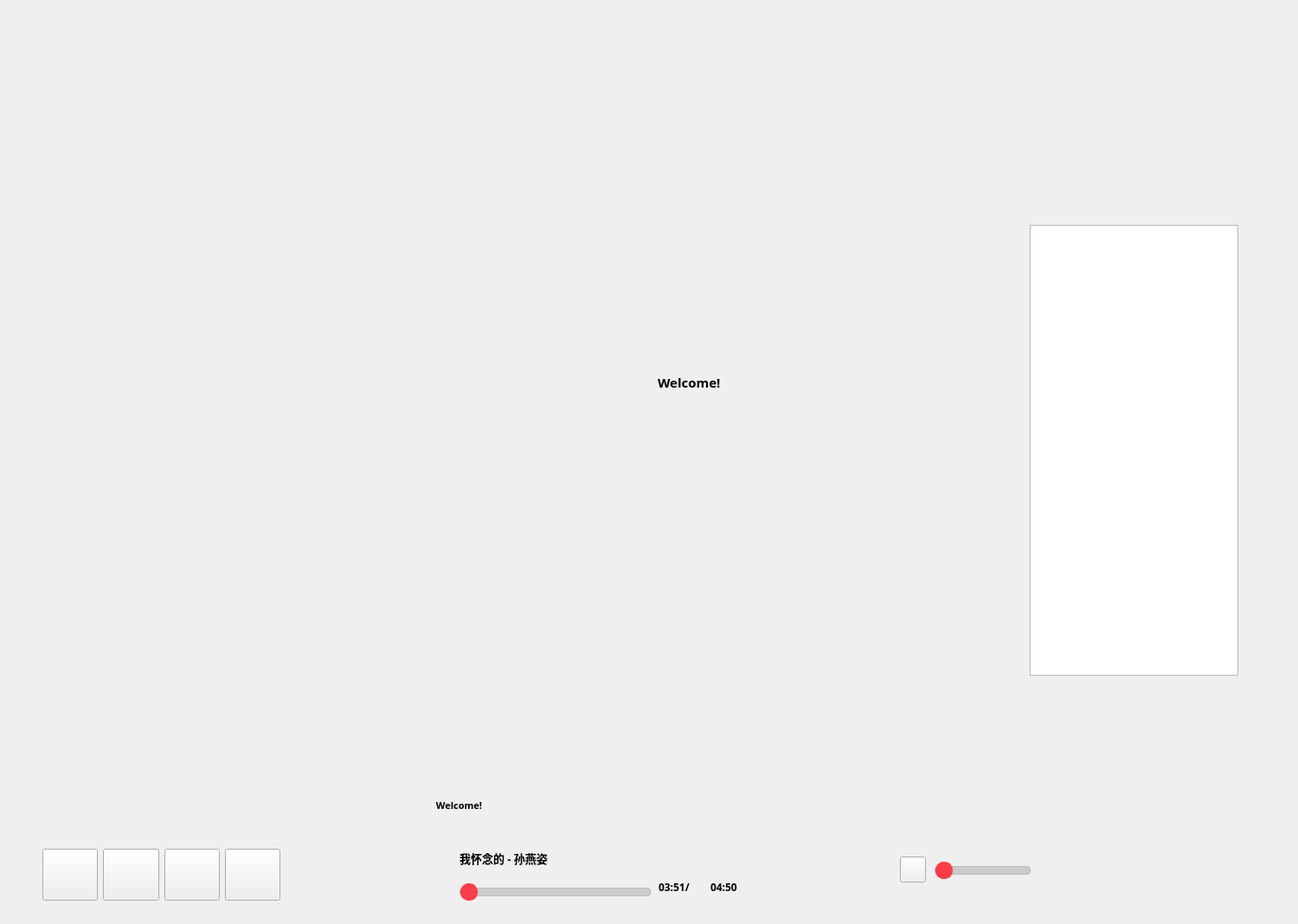
<?xml version="1.0" encoding="UTF-8"?>
<ui version="4.0">
 <class>Widget</class>
 <widget class="QWidget" name="Widget">
  <property name="geometry">
   <rect>
    <x>0</x>
    <y>0</y>
    <width>1500</width>
    <height>1068</height>
   </rect>
  </property>
  <property name="windowTitle">
   <string>Widget</string>
  </property>
  <widget class="QLabel" name="currentLyric">
   <property name="geometry">
    <rect>
     <x>320</x>
     <y>910</y>
     <width>421</width>
     <height>41</height>
    </rect>
   </property>
   <property name="font">
    <font>
     <family>微软雅黑</family>
     <pointsize>8</pointsize>
     <weight>75</weight>
     <bold>true</bold>
    </font>
   </property>
   <property name="text">
    <string>Welcome!</string>
   </property>
   <property name="alignment">
    <set>Qt::AlignCenter</set>
   </property>
  </widget>
  <widget class="QWidget" name="layoutWidget">
   <property name="geometry">
    <rect>
     <x>40</x>
     <y>960</y>
     <width>1171</width>
     <height>103</height>
    </rect>
   </property>
   <layout class="QHBoxLayout" name="horizontalLayout_3">
    <item>
     <widget class="QWidget" name="widget" native="true">
      <property name="minimumSize">
       <size>
        <width>293</width>
        <height>86</height>
       </size>
      </property>
      <layout class="QHBoxLayout" name="horizontalLayout">
       <item>
        <widget class="QPushButton" name="prevBtn">
         <property name="minimumSize">
          <size>
           <width>60</width>
           <height>60</height>
          </size>
         </property>
         <property name="text">
          <string/>
         </property>
        </widget>
       </item>
       <item>
        <widget class="QPushButton" name="playerBtn">
         <property name="minimumSize">
          <size>
           <width>60</width>
           <height>60</height>
          </size>
         </property>
         <property name="text">
          <string/>
         </property>
        </widget>
       </item>
       <item>
        <widget class="QPushButton" name="nextBtn">
         <property name="minimumSize">
          <size>
           <width>60</width>
           <height>60</height>
          </size>
         </property>
         <property name="text">
          <string/>
         </property>
        </widget>
       </item>
       <item>
        <widget class="QPushButton" name="modeBtn">
         <property name="minimumSize">
          <size>
           <width>60</width>
           <height>60</height>
          </size>
         </property>
         <property name="text">
          <string/>
         </property>
        </widget>
       </item>
      </layout>
     </widget>
    </item>
    <item>
     <spacer name="horizontalSpacer_2">
      <property name="minimumSize">
       <size>
        <width>21</width>
        <height>23</height>
       </size>
      </property>
      <property name="orientation">
       <enum>Qt::Horizontal</enum>
      </property>
      <property name="sizeHint" stdset="0">
       <size>
        <width>18</width>
        <height>20</height>
       </size>
      </property>
     </spacer>
    </item>
    <item>
     <widget class="QWidget" name="widget_2" native="true">
      <property name="minimumSize">
       <size>
        <width>461</width>
        <height>101</height>
       </size>
      </property>
      <widget class="QLabel" name="albumPic">
       <property name="geometry">
        <rect>
         <x>10</x>
         <y>20</y>
         <width>60</width>
         <height>60</height>
        </rect>
       </property>
       <property name="minimumSize">
        <size>
         <width>60</width>
         <height>60</height>
        </size>
       </property>
       <property name="text">
        <string/>
       </property>
      </widget>
      <widget class="QSlider" name="processBar">
       <property name="geometry">
        <rect>
         <x>80</x>
         <y>60</y>
         <width>221</width>
         <height>22</height>
        </rect>
       </property>
       <property name="sizePolicy">
        <sizepolicy hsizetype="Preferred" vsizetype="Preferred">
         <horstretch>0</horstretch>
         <verstretch>0</verstretch>
        </sizepolicy>
       </property>
       <property name="styleSheet">
        <string notr="true">QSlider::groove:horizontal {
    border: 1px solid #bbb; /* 滑槽的边框颜色 */
    background: #ccc; /* 滑槽的背景颜色 */
    height: 8px; /* 滑槽的高度 */
    border-radius: 4px; /* 滑槽的圆角半径 */
}
 
QSlider::handle:horizontal {
    background: #FC3D49; /* 滑块的背景颜色 */
    border: 1px solid #FC3D49; /* 滑块的边框颜色 */
    width: 18px; /* 滑块的宽度 */
    height: 18px; /* 滑块的高度 */
    border-radius: 9px; /* 滑块的圆角半径，确保滑块是圆形 */
    margin: -6px 0; /* 滑块超出滑槽的边距 */
}
 
QSlider::sub-page:horizontal {
    /* 使用线性渐变实现已通过部分的渐变效果 */
    background: qlineargradient(
        spread: pad, /* 填充模式 */
        x1: 0, y1: 0, /* 起点位置 */
        x2: 1, y2: 0, /* 终点位置（水平渐变） */
        stop: 0 #FC3D49, /* 起始颜色 */
        stop: 1 #fc9c9e /* 结束颜色 */
    );
    /*border: 1px solid #FC3D49; /* 已通过部分的边框颜色 */
    height: 8px; /* 已通过部分的高度 */
    border-radius: 4px; /* 已通过部分的圆角半径 */
}
 
QSlider::add-page:horizontal {
    background: #ccc; /* 未通过部分的背景颜色 */
    border: 1px solid #bbb; /* 未通过部分的边框颜色 */
    height: 8px; /* 未通过部分的高度 */
    border-radius: 4px; /* 未通过部分的圆角半径 */
}
</string>
       </property>
       <property name="orientation">
        <enum>Qt::Horizontal</enum>
       </property>
      </widget>
      <widget class="QLabel" name="songName">
       <property name="geometry">
        <rect>
         <x>80</x>
         <y>20</y>
         <width>180</width>
         <height>23</height>
        </rect>
       </property>
       <property name="font">
        <font>
         <family>Microsoft YaHei UI Light</family>
         <pointsize>10</pointsize>
         <weight>75</weight>
         <bold>true</bold>
        </font>
       </property>
       <property name="text">
        <string>我怀念的 - 孙燕姿</string>
       </property>
      </widget>
      <widget class="QLabel" name="currentTime">
       <property name="geometry">
        <rect>
         <x>310</x>
         <y>50</y>
         <width>61</width>
         <height>30</height>
        </rect>
       </property>
       <property name="font">
        <font>
         <family>微软雅黑 Light</family>
         <weight>75</weight>
         <bold>true</bold>
        </font>
       </property>
       <property name="text">
        <string>03:51/</string>
       </property>
      </widget>
      <widget class="QLabel" name="totalTime">
       <property name="geometry">
        <rect>
         <x>370</x>
         <y>50</y>
         <width>60</width>
         <height>30</height>
        </rect>
       </property>
       <property name="font">
        <font>
         <family>微软雅黑 Light</family>
         <weight>75</weight>
         <bold>true</bold>
        </font>
       </property>
       <property name="text">
        <string>04:50</string>
       </property>
      </widget>
     </widget>
    </item>
    <item>
     <spacer name="horizontalSpacer_3">
      <property name="minimumSize">
       <size>
        <width>21</width>
        <height>23</height>
       </size>
      </property>
      <property name="orientation">
       <enum>Qt::Horizontal</enum>
      </property>
      <property name="sizeHint" stdset="0">
       <size>
        <width>18</width>
        <height>20</height>
       </size>
      </property>
     </spacer>
    </item>
    <item>
     <widget class="QWidget" name="widget_3" native="true">
      <property name="minimumSize">
       <size>
        <width>181</width>
        <height>80</height>
       </size>
      </property>
      <widget class="QSlider" name="soundBar">
       <property name="geometry">
        <rect>
         <x>50</x>
         <y>35</y>
         <width>111</width>
         <height>22</height>
        </rect>
       </property>
       <property name="styleSheet">
        <string notr="true">QSlider::groove:horizontal {
    border: 1px solid #bbb; /* 滑槽的边框颜色 */
    background: #ccc; /* 滑槽的背景颜色 */
    height: 8px; /* 滑槽的高度 */
    border-radius: 4px; /* 滑槽的圆角半径 */
}
 
QSlider::handle:horizontal {
    background: #FC3D49; /* 滑块的背景颜色 */
    border: 1px solid #FC3D49; /* 滑块的边框颜色 */
    width: 18px; /* 滑块的宽度 */
    height: 18px; /* 滑块的高度 */
    border-radius: 9px; /* 滑块的圆角半径，确保滑块是圆形 */
    margin: -6px 0; /* 滑块超出滑槽的边距 */
}
 
QSlider::sub-page:horizontal {
    /* 使用线性渐变实现已通过部分的渐变效果 */
    background: qlineargradient(
        spread: pad, /* 填充模式 */
        x1: 0, y1: 0, /* 起点位置 */
        x2: 1, y2: 0, /* 终点位置（水平渐变） */
        stop: 0 #FC3D49, /* 起始颜色 */
        stop: 1 #fc9c9e /* 结束颜色 */
    );
    /*border: 1px solid #FC3D49; /* 已通过部分的边框颜色 */
    height: 8px; /* 已通过部分的高度 */
    border-radius: 4px; /* 已通过部分的圆角半径 */
}
 
QSlider::add-page:horizontal {
    background: #ccc; /* 未通过部分的背景颜色 */
    border: 1px solid #bbb; /* 未通过部分的边框颜色 */
    height: 8px; /* 未通过部分的高度 */
    border-radius: 4px; /* 未通过部分的圆角半径 */
}</string>
       </property>
       <property name="orientation">
        <enum>Qt::Horizontal</enum>
       </property>
      </widget>
      <widget class="QPushButton" name="soundBtn">
       <property name="geometry">
        <rect>
         <x>10</x>
         <y>30</y>
         <width>30</width>
         <height>30</height>
        </rect>
       </property>
       <property name="text">
        <string/>
       </property>
      </widget>
     </widget>
    </item>
   </layout>
  </widget>
  <widget class="QListWidget" name="musicList">
   <property name="geometry">
    <rect>
     <x>1190</x>
     <y>260</y>
     <width>241</width>
     <height>521</height>
    </rect>
   </property>
   <property name="sizePolicy">
    <sizepolicy hsizetype="Preferred" vsizetype="Preferred">
     <horstretch>0</horstretch>
     <verstretch>0</verstretch>
    </sizepolicy>
   </property>
   <property name="minimumSize">
    <size>
     <width>200</width>
     <height>150</height>
    </size>
   </property>
  </widget>
  <widget class="RotateWidget" name="PostWidget" native="true">
   <property name="geometry">
    <rect>
     <x>370</x>
     <y>340</y>
     <width>300</width>
     <height>300</height>
    </rect>
   </property>
   <property name="sizePolicy">
    <sizepolicy hsizetype="Fixed" vsizetype="Fixed">
     <horstretch>0</horstretch>
     <verstretch>0</verstretch>
    </sizepolicy>
   </property>
   <property name="minimumSize">
    <size>
     <width>300</width>
     <height>300</height>
    </size>
   </property>
  </widget>
  <widget class="QWidget" name="widget_4" native="true">
   <property name="geometry">
    <rect>
     <x>760</x>
     <y>310</y>
     <width>276</width>
     <height>370</height>
    </rect>
   </property>
   <layout class="QVBoxLayout" name="verticalLayout">
    <item>
     <widget class="QLabel" name="lyricLabel_1">
      <property name="minimumSize">
       <size>
        <width>200</width>
        <height>40</height>
       </size>
      </property>
      <property name="text">
       <string/>
      </property>
      <property name="alignment">
       <set>Qt::AlignLeading|Qt::AlignLeft|Qt::AlignVCenter</set>
      </property>
      <property name="wordWrap">
       <bool>true</bool>
      </property>
     </widget>
    </item>
    <item>
     <widget class="QLabel" name="lyricLabel_2">
      <property name="minimumSize">
       <size>
        <width>200</width>
        <height>40</height>
       </size>
      </property>
      <property name="text">
       <string/>
      </property>
      <property name="alignment">
       <set>Qt::AlignLeading|Qt::AlignLeft|Qt::AlignVCenter</set>
      </property>
      <property name="wordWrap">
       <bool>true</bool>
      </property>
     </widget>
    </item>
    <item>
     <widget class="QLabel" name="lyricLabel_3">
      <property name="minimumSize">
       <size>
        <width>250</width>
        <height>50</height>
       </size>
      </property>
      <property name="font">
       <font>
        <family>微软雅黑</family>
        <pointsize>11</pointsize>
        <weight>75</weight>
        <bold>true</bold>
        <underline>false</underline>
       </font>
      </property>
      <property name="text">
       <string>Welcome!</string>
      </property>
      <property name="alignment">
       <set>Qt::AlignLeading|Qt::AlignLeft|Qt::AlignVCenter</set>
      </property>
      <property name="wordWrap">
       <bool>true</bool>
      </property>
     </widget>
    </item>
    <item>
     <widget class="QLabel" name="lyricLabel_4">
      <property name="minimumSize">
       <size>
        <width>200</width>
        <height>40</height>
       </size>
      </property>
      <property name="text">
       <string/>
      </property>
      <property name="alignment">
       <set>Qt::AlignLeading|Qt::AlignLeft|Qt::AlignVCenter</set>
      </property>
      <property name="wordWrap">
       <bool>true</bool>
      </property>
     </widget>
    </item>
    <item>
     <widget class="QLabel" name="lyricLabel_5">
      <property name="minimumSize">
       <size>
        <width>200</width>
        <height>40</height>
       </size>
      </property>
      <property name="text">
       <string/>
      </property>
      <property name="alignment">
       <set>Qt::AlignLeading|Qt::AlignLeft|Qt::AlignVCenter</set>
      </property>
      <property name="wordWrap">
       <bool>true</bool>
      </property>
     </widget>
    </item>
    <item>
     <widget class="QLabel" name="lyricLabel_6">
      <property name="minimumSize">
       <size>
        <width>200</width>
        <height>40</height>
       </size>
      </property>
      <property name="text">
       <string/>
      </property>
      <property name="alignment">
       <set>Qt::AlignLeading|Qt::AlignLeft|Qt::AlignVCenter</set>
      </property>
      <property name="wordWrap">
       <bool>true</bool>
      </property>
     </widget>
    </item>
    <item>
     <widget class="QLabel" name="lyricLabel_7">
      <property name="minimumSize">
       <size>
        <width>200</width>
        <height>40</height>
       </size>
      </property>
      <property name="text">
       <string/>
      </property>
      <property name="alignment">
       <set>Qt::AlignLeading|Qt::AlignLeft|Qt::AlignVCenter</set>
      </property>
      <property name="wordWrap">
       <bool>true</bool>
      </property>
     </widget>
    </item>
   </layout>
  </widget>
 </widget>
 <customwidgets>
  <customwidget>
   <class>RotateWidget</class>
   <extends>QWidget</extends>
   <header location="global">rotatewidget.h</header>
   <container>1</container>
  </customwidget>
 </customwidgets>
 <resources/>
 <connections/>
</ui>
